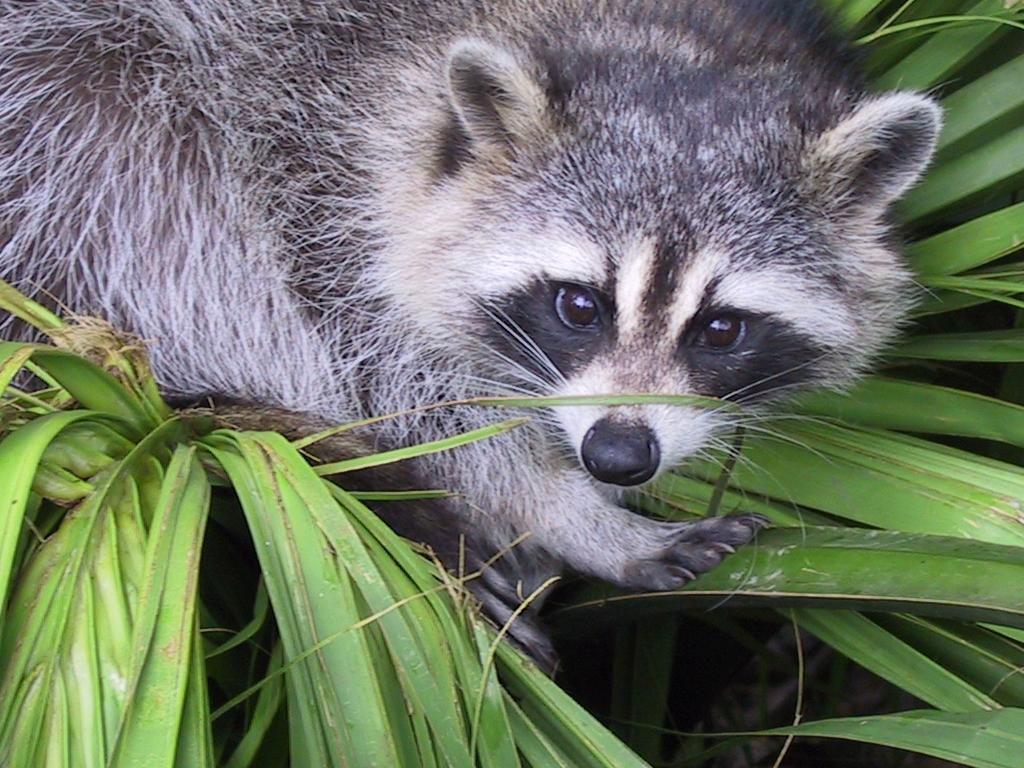
#> input picture 1_array/ex03/animal.jpeg, 1024 x 768 px
$ python 'zoom copy.py'
#> lines starting #> are read from the running program, lines starting #| are printed output that depends on the picture
### 1_array/ex03/load_image.py
from PIL import Image, UnidentifiedImageError
from numpy import array


def ft_load(path: str) -> array:
    """Load an image.
     Print its format (height, width, number of channels).
     Then its pixels content in RGB format.
    Args:
        path (str): The path to the image file.
    Returns:
        array: The image as a numpy array.
    """
    try:
        img = Image.open(path)
    except FileNotFoundError:
        print(f"FileNotFoundError: The file at path '{path}' does not exist.")
        return None
    except UnidentifiedImageError:
        print(f"UnidentifiedImageError: \
              The file at path '{path}' is not a valid image.")
        return None
    else:
        img_array = array(img)
        print(f"The shape of image is: {img_array.shape}")
        return img_array

### 1_array/ex03/zoom copy.py
from PIL import Image, ImageOps, ImageDraw, ImageFont
from load_image import ft_load
from numpy import array


def draw_scale(image: Image.Image, border_width: int,
               scale_interval: int = 50) -> Image.Image:
    """
    Draw a scale on the image to show dimensions.
    Args:
        image (PIL.Image): The image on which to draw the scale.
        border_width (int): The width of the border around the image.
        scale_interval (int): The interval between scale marks in pixels.
    Returns:
        PIL.Image: The image with the scale and a black border line.
    """
    if not isinstance(image, Image.Image):
        raise TypeError("The image is not a PIL Image")
    if not isinstance(border_width, int) or border_width <= 0:
        raise ValueError("The border width must be an int greater than 0")
    if not isinstance(scale_interval, int) or scale_interval <= 0:
        raise ValueError("The scale interval must be an int greater than 0")

    draw = ImageDraw.Draw(image)
    width, height = image.size
    font = ImageFont.load_default()

    # Draw horizontal scale
    for x in range(border_width, width - scale_interval, scale_interval):
        draw.line((x, height - border_width, x, height - border_width + 10),
                  fill="black")
        draw.text((x, height - border_width + 20), str(x - border_width),
                  fill="black", font=font)

    # Draw vertical scale
    for y in range(border_width, height - scale_interval, scale_interval):
        draw.line((border_width, y, border_width - 10, y), fill="black")
        draw.text((border_width - 30, y), str(y - border_width), fill="black",
                  font=font)

        draw.rectangle([(border_width, border_width),
                        (width - border_width, height - border_width)],
                       outline="black", width=1)

    return image


def ft_zoom(image: Image.Image, zoom_factor: float, new_width: int,
            new_height: int) -> Image.Image:
    """
    Zooms into the image and create a window of specified size
    Args:
        image (PIL.Image): The image to zoom into.
        zoom_factor (int): The factor by which to zoom in.
        new_width (int): The width of the new window.
        new_height (int): The height of the new window.
    Returns:
        PIL.Image: The zoomed-in image
    """
    if not isinstance(image, Image.Image):
        raise TypeError("The image is not a PIL Image")
    if not isinstance(zoom_factor, float) or zoom_factor <= 0:
        raise ValueError("The zoom factor must be a positive float")
    if not isinstance(new_width, int) or new_width < 0:
        raise ValueError("The new width must be an int greater than 0")
    if not isinstance(new_height, int) or new_height < 0:
        raise ValueError("The new height must be an int greater than 0")

    width, height = image.size
    new_size = (int(width * zoom_factor), int(height * zoom_factor))
    image = image.resize(new_size, Image.Resampling.BICUBIC)
    center_x, center_y = new_size[0] // 2, new_size[1] // 2
    left = center_x - (new_width / 2)
    upper = center_y - (new_height / 2)
    right = center_x + (new_width / 2)
    lower = center_y + (new_height / 2)
    image = image.crop((left, upper, right, lower))
    return image


def main():
    """
    Load an image, prints its info, modify the image, displays it.
    The info are :
        - size in pixel for X and Y axis (shape)
        - the number of channels (RGB would be 3, greyscale would be 1)
        - the pixel content
    The alterations are :
        - convert to grayscale
        - add a zoom factor
        - resize
        - add a border and a scale
    """
    animal_array = ft_load("animal.jpeg")
#> in ft_load, img is the input picture: PIL image 1024x768 RGB; mean R, G, B 110.7, 117.7, 102.1
#| The shape of image is: (768, 1024, 3)
    if animal_array is not None:
        print(animal_array)
#> (printed output is left out)
        # create image from numpy array
        animal_img = Image.fromarray(animal_array)
        # ensure array was converted to image
        if not isinstance(animal_img, Image.Image):
            print("Could not convert to Image")
            return

        # alter image to greyscale
        animal_img = ImageOps.grayscale(animal_img)
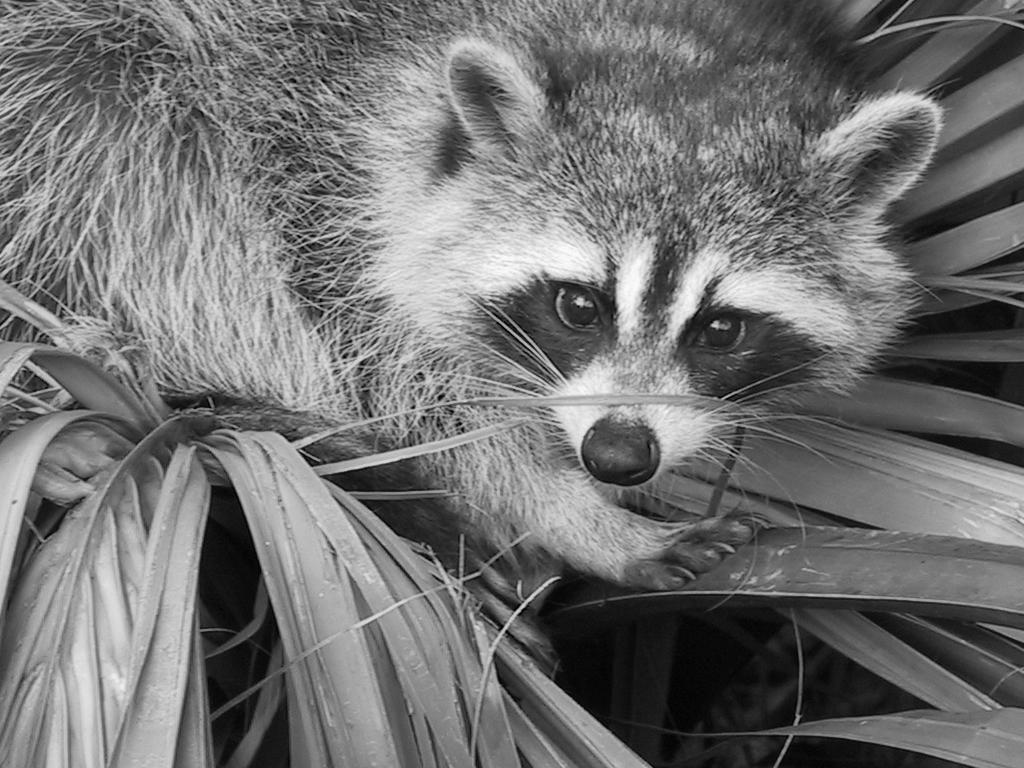
#> animal_img: PIL image 1024x768 L; min 0, max 253, mean 113.8
        # animal_img = animal_img.convert('L')

        # apply zoom and cropping to img
        zoom_factor = 1.25
        new_w = 400
        new_h = 400
        try:
            animal_img = ft_zoom(animal_img, zoom_factor, new_w, new_h)
#> in ft_zoom, `image = image.crop((left, upper, right, lower))`:
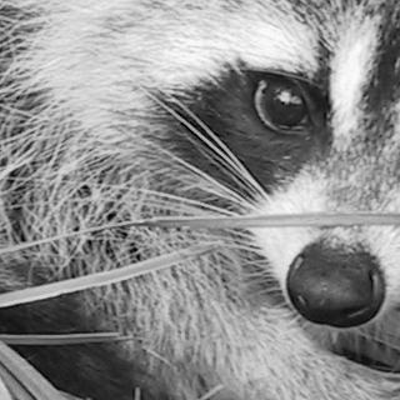
#> image: PIL image 400x400 L; min 0, max 254, mean 140.9
            # print new array and its shape
            animal_array = array(animal_img)
            print(f"New shape after slicing: {animal_array.shape}")
#| New shape after slicing: (400, 400)
            print(animal_array)
#> (printed output is left out)

            # add border and scale
            border_width = 35
            animal_img = ImageOps.expand(animal_img, border=border_width,
                                         fill="white")
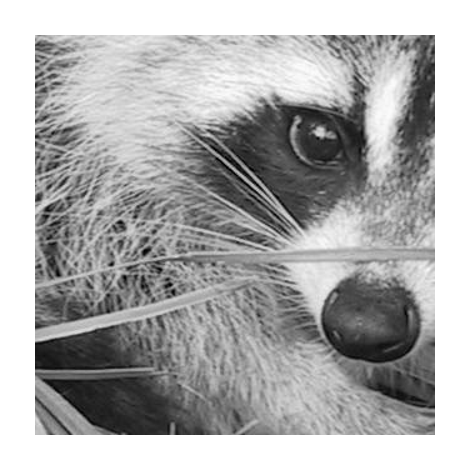
#> animal_img: PIL image 470x470 L; min 0, max 255, mean 172.4
            animal_img = draw_scale(animal_img, border_width)
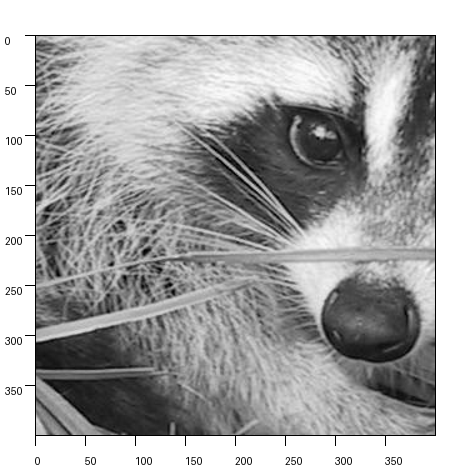
#> animal_img: PIL image 470x470 L; min 0, max 255, mean 170

            animal_img.show()
        except Exception as e:
            print(f"An error occurred: {e}")
            return


if __name__ == "__main__":
    main()
